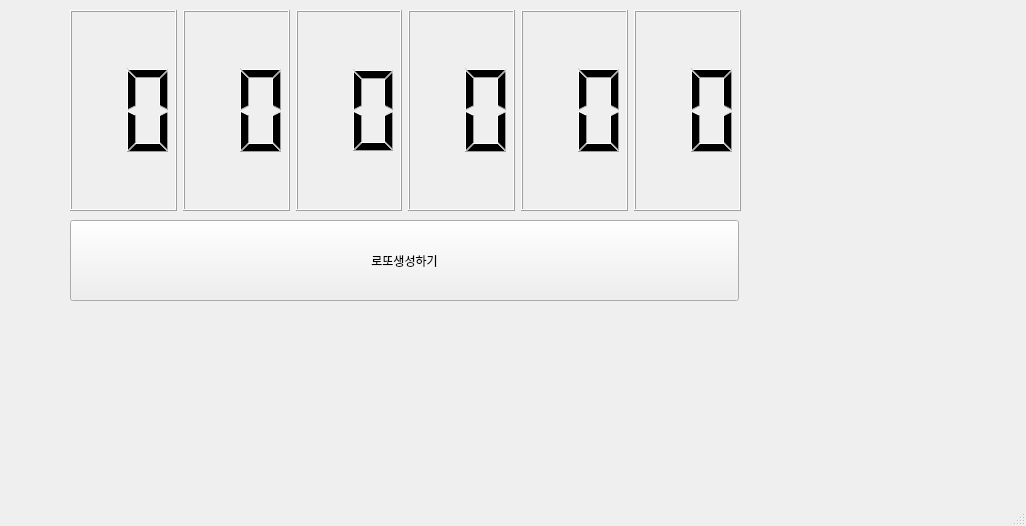
<?xml version="1.0" encoding="UTF-8"?>
<ui version="4.0">
 <class>MainWindow</class>
 <widget class="QMainWindow" name="MainWindow">
  <property name="geometry">
   <rect>
    <x>0</x>
    <y>0</y>
    <width>1026</width>
    <height>526</height>
   </rect>
  </property>
  <property name="windowTitle">
   <string>MainWindow</string>
  </property>
  <widget class="QWidget" name="centralwidget">
   <widget class="QPushButton" name="pb">
    <property name="geometry">
     <rect>
      <x>70</x>
      <y>220</y>
      <width>669</width>
      <height>81</height>
     </rect>
    </property>
    <property name="text">
     <string>로또생성하기</string>
    </property>
   </widget>
   <widget class="QWidget" name="">
    <property name="geometry">
     <rect>
      <x>70</x>
      <y>10</y>
      <width>671</width>
      <height>201</height>
     </rect>
    </property>
    <layout class="QVBoxLayout" name="verticalLayout">
     <item>
      <layout class="QHBoxLayout" name="horizontalLayout">
       <item>
        <widget class="QLCDNumber" name="lcd01">
         <property name="digitCount">
          <number>2</number>
         </property>
         <property name="intValue" stdset="0">
          <number>0</number>
         </property>
        </widget>
       </item>
       <item>
        <widget class="QLCDNumber" name="lcd02">
         <property name="digitCount">
          <number>2</number>
         </property>
         <property name="intValue" stdset="0">
          <number>0</number>
         </property>
        </widget>
       </item>
       <item>
        <widget class="QLCDNumber" name="lcd03">
         <property name="digitCount">
          <number>2</number>
         </property>
         <property name="intValue" stdset="0">
          <number>0</number>
         </property>
        </widget>
       </item>
       <item>
        <widget class="QLCDNumber" name="lcd04">
         <property name="digitCount">
          <number>2</number>
         </property>
         <property name="intValue" stdset="0">
          <number>0</number>
         </property>
        </widget>
       </item>
       <item>
        <widget class="QLCDNumber" name="lcd05">
         <property name="digitCount">
          <number>2</number>
         </property>
         <property name="intValue" stdset="0">
          <number>0</number>
         </property>
        </widget>
       </item>
       <item>
        <widget class="QLCDNumber" name="lcd06">
         <property name="digitCount">
          <number>2</number>
         </property>
         <property name="intValue" stdset="0">
          <number>0</number>
         </property>
        </widget>
       </item>
      </layout>
     </item>
    </layout>
   </widget>
  </widget>
  <widget class="QMenuBar" name="menubar">
   <property name="geometry">
    <rect>
     <x>0</x>
     <y>0</y>
     <width>1026</width>
     <height>21</height>
    </rect>
   </property>
  </widget>
  <widget class="QStatusBar" name="statusbar"/>
 </widget>
 <resources/>
 <connections/>
</ui>
